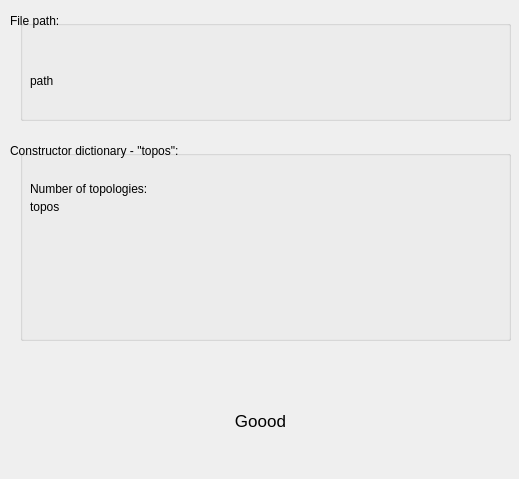
    <widget class="QWidget" name="scrollAreaWidgetContents_5">
     <property name="geometry">
      <rect>
       <x>0</x>
       <y>0</y>
       <width>519</width>
       <height>479</height>
      </rect>
     </property>
     <widget class="QGroupBox" name="loadGroup_2">
      <property name="enabled">
       <bool>true</bool>
      </property>
      <property name="geometry">
       <rect>
        <x>20</x>
        <y>20</y>
        <width>491</width>
        <height>101</height>
       </rect>
      </property>
      <property name="title">
       <string/>
      </property>
      <property name="flat">
       <bool>false</bool>
      </property>
      <property name="checkable">
       <bool>false</bool>
      </property>
      <widget class="QLabel" name="loadPathLabel">
       <property name="geometry">
        <rect>
         <x>10</x>
         <y>20</y>
         <width>471</width>
         <height>81</height>
        </rect>
       </property>
       <property name="text">
        <string>path</string>
       </property>
      </widget>
     </widget>
     <widget class="QGroupBox" name="predefinedGroup_2">
      <property name="enabled">
       <bool>true</bool>
      </property>
      <property name="geometry">
       <rect>
        <x>20</x>
        <y>150</y>
        <width>491</width>
        <height>191</height>
       </rect>
      </property>
      <property name="title">
       <string/>
      </property>
      <property name="flat">
       <bool>false</bool>
      </property>
      <property name="checkable">
       <bool>false</bool>
      </property>
      <widget class="QLabel" name="predefinedDescription_2">
       <property name="enabled">
        <bool>true</bool>
       </property>
       <property name="geometry">
        <rect>
         <x>10</x>
         <y>100</y>
         <width>471</width>
         <height>51</height>
        </rect>
       </property>
       <property name="text">
        <string/>
       </property>
      </widget>
      <widget class="QLabel" name="loadToposLabel">
       <property name="geometry">
        <rect>
         <x>10</x>
         <y>50</y>
         <width>471</width>
         <height>141</height>
        </rect>
       </property>
       <property name="text">
        <string>topos</string>
       </property>
       <property name="alignment">
        <set>Qt::AlignLeading|Qt::AlignLeft|Qt::AlignTop</set>
       </property>
      </widget>
      <widget class="QLabel" name="loadNumberLabel">
       <property name="geometry">
        <rect>
         <x>10</x>
         <y>30</y>
         <width>231</width>
         <height>17</height>
        </rect>
       </property>
       <property name="text">
        <string>Number of topologies: </string>
       </property>
      </widget>
     </widget>
     <widget class="QLabel" name="label_3">
      <property name="geometry">
       <rect>
        <x>10</x>
        <y>140</y>
        <width>241</width>
        <height>21</height>
       </rect>
      </property>
      <property name="text">
       <string>Constructor dictionary - &quot;topos&quot;:</string>
      </property>
     </widget>
     <widget class="QLabel" name="label">
      <property name="geometry">
       <rect>
        <x>10</x>
        <y>5</y>
        <width>81</width>
        <height>31</height>
       </rect>
      </property>
      <property name="text">
       <string>File path:</string>
      </property>
     </widget>
     <widget class="QLabel" name="loadResultLabel">
      <property name="geometry">
       <rect>
        <x>10</x>
        <y>390</y>
        <width>501</width>
        <height>61</height>
       </rect>
      </property>
      <property name="font">
       <font>
        <pointsize>13</pointsize>
       </font>
      </property>
      <property name="text">
       <string>Goood</string>
      </property>
      <property name="alignment">
       <set>Qt::AlignCenter</set>
      </property>
     </widget>
    </widget>
